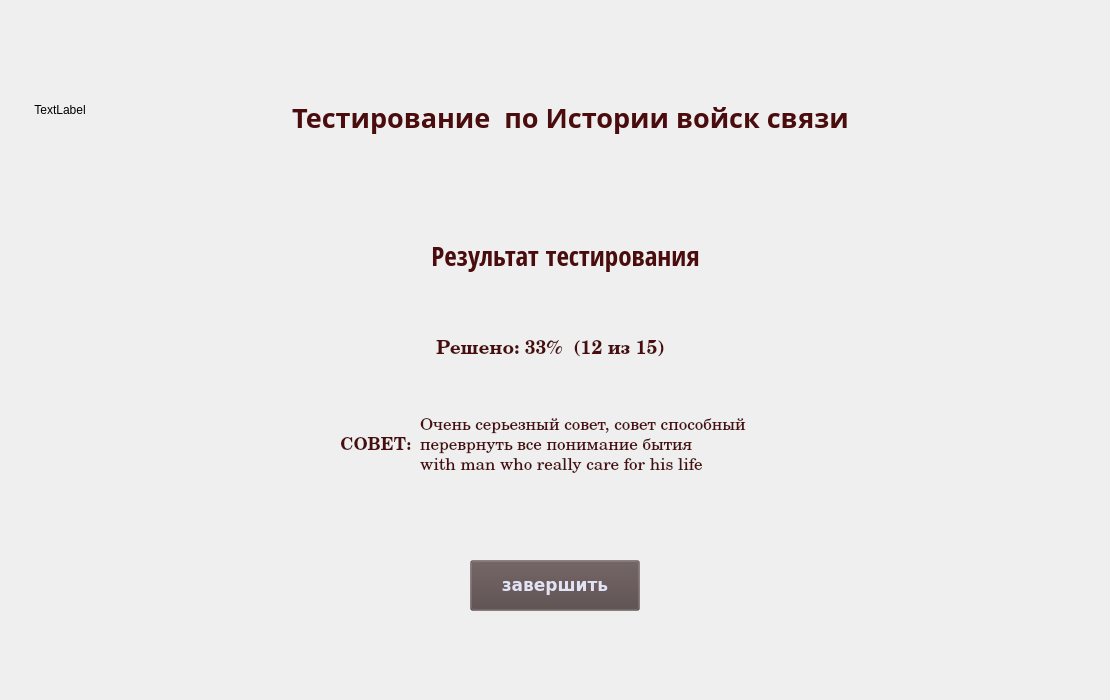
<?xml version="1.0" encoding="UTF-8"?>
<ui version="4.0">
 <class>Form</class>
 <widget class="QWidget" name="Form">
  <property name="geometry">
   <rect>
    <x>0</x>
    <y>0</y>
    <width>1110</width>
    <height>700</height>
   </rect>
  </property>
  <property name="sizePolicy">
   <sizepolicy hsizetype="Fixed" vsizetype="Fixed">
    <horstretch>0</horstretch>
    <verstretch>0</verstretch>
   </sizepolicy>
  </property>
  <property name="minimumSize">
   <size>
    <width>1110</width>
    <height>700</height>
   </size>
  </property>
  <property name="maximumSize">
   <size>
    <width>1110</width>
    <height>700</height>
   </size>
  </property>
  <property name="font">
   <font>
    <family>Sans</family>
   </font>
  </property>
  <property name="windowTitle">
   <string>Form</string>
  </property>
  <widget class="QLabel" name="test_name">
   <property name="geometry">
    <rect>
     <x>110</x>
     <y>90</y>
     <width>921</width>
     <height>55</height>
    </rect>
   </property>
   <property name="font">
    <font>
     <family>Lohit Tamil</family>
     <pointsize>20</pointsize>
     <weight>75</weight>
     <bold>true</bold>
    </font>
   </property>
   <property name="styleSheet">
    <string notr="true">color: rgb(74, 12, 12);</string>
   </property>
   <property name="text">
    <string>Тестирование  по Истории войск связи</string>
   </property>
   <property name="textFormat">
    <enum>Qt::AutoText</enum>
   </property>
   <property name="alignment">
    <set>Qt::AlignCenter</set>
   </property>
  </widget>
  <widget class="QLabel" name="VAS">
   <property name="geometry">
    <rect>
     <x>10</x>
     <y>60</y>
     <width>100</width>
     <height>100</height>
    </rect>
   </property>
   <property name="sizePolicy">
    <sizepolicy hsizetype="Preferred" vsizetype="Preferred">
     <horstretch>0</horstretch>
     <verstretch>0</verstretch>
    </sizepolicy>
   </property>
   <property name="minimumSize">
    <size>
     <width>100</width>
     <height>100</height>
    </size>
   </property>
   <property name="font">
    <font>
     <family>Ubuntu</family>
    </font>
   </property>
   <property name="mouseTracking">
    <bool>false</bool>
   </property>
   <property name="text">
    <string>TextLabel</string>
   </property>
   <property name="alignment">
    <set>Qt::AlignCenter</set>
   </property>
  </widget>
  <widget class="QLabel" name="result">
   <property name="geometry">
    <rect>
     <x>330</x>
     <y>230</y>
     <width>471</width>
     <height>51</height>
    </rect>
   </property>
   <property name="font">
    <font>
     <family>Open Sans Condensed</family>
     <pointsize>20</pointsize>
    </font>
   </property>
   <property name="styleSheet">
    <string notr="true">color: rgb(74, 12, 12);</string>
   </property>
   <property name="text">
    <string>Результат тестирования</string>
   </property>
   <property name="alignment">
    <set>Qt::AlignCenter</set>
   </property>
  </widget>
  <widget class="QLabel" name="res_per">
   <property name="geometry">
    <rect>
     <x>360</x>
     <y>340</y>
     <width>381</width>
     <height>31</height>
    </rect>
   </property>
   <property name="font">
    <font>
     <family>Century Schoolbook L</family>
     <pointsize>14</pointsize>
     <weight>75</weight>
     <bold>true</bold>
    </font>
   </property>
   <property name="styleSheet">
    <string notr="true">color: rgb(74, 12, 12);</string>
   </property>
   <property name="text">
    <string>Решено: 33%  (12 из 15)</string>
   </property>
   <property name="alignment">
    <set>Qt::AlignHCenter|Qt::AlignTop</set>
   </property>
  </widget>
  <widget class="QPushButton" name="butt">
   <property name="geometry">
    <rect>
     <x>470</x>
     <y>560</y>
     <width>170</width>
     <height>51</height>
    </rect>
   </property>
   <property name="sizePolicy">
    <sizepolicy hsizetype="Fixed" vsizetype="Fixed">
     <horstretch>0</horstretch>
     <verstretch>0</verstretch>
    </sizepolicy>
   </property>
   <property name="minimumSize">
    <size>
     <width>170</width>
     <height>0</height>
    </size>
   </property>
   <property name="maximumSize">
    <size>
     <width>170</width>
     <height>16777215</height>
    </size>
   </property>
   <property name="font">
    <font>
     <family>DejaVu Sans</family>
     <pointsize>13</pointsize>
     <weight>75</weight>
     <bold>true</bold>
    </font>
   </property>
   <property name="styleSheet">
    <string notr="true">background-color: rgba(85, 70, 70, 85); color: rgb(226, 227, 245);</string>
   </property>
   <property name="text">
    <string>завершить</string>
   </property>
  </widget>
  <widget class="QLabel" name="label">
   <property name="geometry">
    <rect>
     <x>310</x>
     <y>430</y>
     <width>101</width>
     <height>31</height>
    </rect>
   </property>
   <property name="font">
    <font>
     <family>Century Schoolbook L</family>
     <pointsize>13</pointsize>
     <weight>75</weight>
     <bold>true</bold>
    </font>
   </property>
   <property name="styleSheet">
    <string notr="true">color: rgb(74, 12, 12);</string>
   </property>
   <property name="text">
    <string>СОВЕТ:</string>
   </property>
   <property name="alignment">
    <set>Qt::AlignRight|Qt::AlignTrailing|Qt::AlignVCenter</set>
   </property>
  </widget>
  <widget class="QLabel" name="advice">
   <property name="geometry">
    <rect>
     <x>420</x>
     <y>390</y>
     <width>451</width>
     <height>111</height>
    </rect>
   </property>
   <property name="font">
    <font>
     <family>Century Schoolbook L</family>
     <pointsize>13</pointsize>
     <weight>50</weight>
     <bold>false</bold>
    </font>
   </property>
   <property name="styleSheet">
    <string notr="true">color: rgb(74, 12, 12);</string>
   </property>
   <property name="text">
    <string>Очень серьезный совет, совет способный 
переврнуть все понимание бытия
with man who really care for his life</string>
   </property>
   <property name="wordWrap">
    <bool>true</bool>
   </property>
  </widget>
 </widget>
 <resources/>
 <connections/>
</ui>
